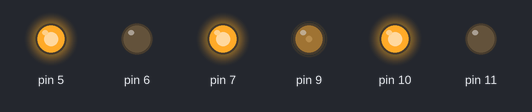
Recording of a sketch running on a simulated Arduino Uno, built with avr-gcc and run on an emulated ATmega328P. Parts: output pins drawn as LEDs (lit = HIGH).

Above: at 0.05 s.
At 11.05 s:
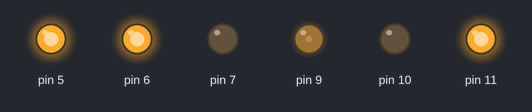
At 21.95 s:
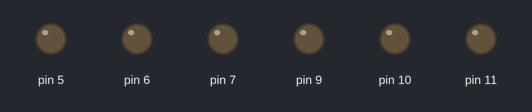
Timing chart, 0 to 28.6 s (numbered marks = the images above):
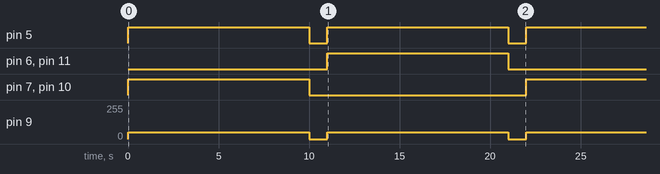

The sketch:

MotorDriver.ino
```cpp
class MotorDriver
{
  int enablePin, forwardsPin, backwardsPin;
public:
  MotorDriver(int _enable, int _forwards, int _backwards){
    enablePin = _enable;
    forwardsPin = _forwards;
    backwardsPin = _backwards;
    pinMode(enablePin, OUTPUT);
    pinMode(forwardsPin, OUTPUT);
    pinMode(backwardsPin, OUTPUT);
  }

  void goForwards(int Speed){
    digitalWrite(forwardsPin, HIGH);
    digitalWrite(backwardsPin, LOW);
    analogWrite(enablePin, Speed);
  }

  void goBackwards(int Speed){
    digitalWrite(forwardsPin, LOW);
    digitalWrite(backwardsPin, HIGH);
    analogWrite(enablePin, Speed);
  }

  void STOP(){
    digitalWrite(forwardsPin, LOW);
    digitalWrite(backwardsPin, LOW);
    analogWrite(enablePin, 0);
  }
};

MotorDriver arm(5,6,7);
MotorDriver rotation(9,10,11);

void setup() {

}

void loop() {
  rotation.goForwards(50);
  arm.goBackwards(255);
  delay(10000);

  rotation.STOP();
  arm.STOP();
  delay(1000);

  rotation.goBackwards(50);
  arm.goForwards(255);
  delay(10000);

  rotation.STOP();
  arm.STOP();
  delay(1000);
}
```

Measured:
- by itself, pin 5: alternates HIGH for 10.0 s and LOW for 1.0 s
- by itself, pin 6, pin 7, pin 10, pin 11: alternates HIGH for 10.0 s and LOW for 12.0 s
- by itself, pin 9: alternates 50/255 for 10.0 s and 0/255 for 1.0 s
